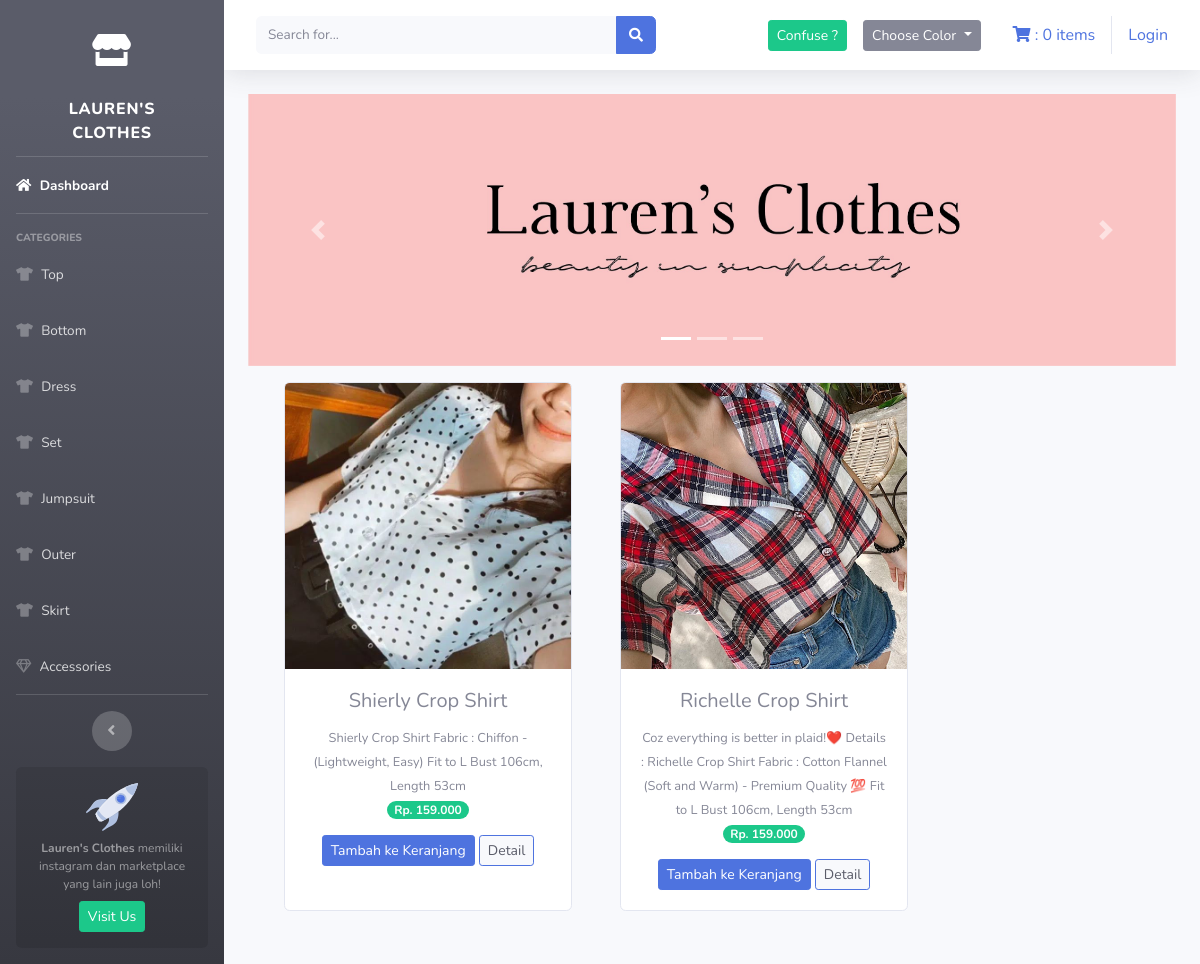
The page /index.php/kategori/top on the database its author committed.
### tables this page shows
CREATE TABLE `tb_barang` (
  `id_brg` int(11) NOT NULL,
  `nama_brg` varchar(120) NOT NULL,
  `keterangan` varchar(512) NOT NULL,
  `kategori` varchar(60) NOT NULL,
  `harga` int(11) NOT NULL,
  `stok` int(4) NOT NULL,
  `gambar` text NOT NULL,
  `warna` varchar(120) NOT NULL,
  `r_kenyamanan` int(10) NOT NULL,
  `r_harga` int(10) NOT NULL,
  `r_formalitas` int(10) NOT NULL,
  `c_review` int(11) NOT NULL DEFAULT 1
);

### application/controllers/kategori.php (called while the page is built, shortened)
<?php
class Kategori extends CI_Controller{
    public function top(){
        $data['top']= $this->model_kategori->data_top()->result();
        $this->load->view('templates/header');
        $this->load->view('templates/sidebar');
        $this->load->view('kategori/top', $data);
        $this->load->view('templates/footer');
    }
}

### index.php (called while the page is built, shortened)
<?php
require_once BASEPATH.'core/CodeIgniter.php';

### application/models/model_kategori.php (called while the page is built, shortened)
<?php
class Model_kategori extends CI_Model{
    public function data_top(){
        return $this->db->get_where("tb_barang", array('kategori'=>'top'));
    }
}

### application/views/kategori/top.php (the view, shortened to what this page needs)
<div class="container-fluid">
    <div id="carouselExampleIndicators" class="carousel slide" data-bs-ride="carousel">
        <ol class="carousel-indicators">
            <li type="button" data-bs-target="#carouselExampleIndicators" data-bs-slide-to="0" class="active"></li>
            <li type="button" data-bs-target="#carouselExampleIndicators" data-bs-slide-to="1"></li>
            <li type="button" data-bs-target="#carouselExampleIndicators" data-bs-slide-to="2"></li>
        </ol>
        <div class="carousel-inner">
            <div class="carousel-item active">
                <img src="<?php echo base_url('assets/img/slider0.jpg') ?>" class="d-block w-100" alt="...">
            </div>
        </div>
        <a class="carousel-control-prev" href="#carouselExampleIndicators" role="button" data-slide="prev">
            <span class="carousel-control-prev-icon" aria-hidden="true"></span>
        </a>
        <a class="carousel-control-next" href="#carouselExampleIndicators" role="button" data-slide="next">
            <span class="carousel-control-next-icon" aria-hidden="true"></span>
        </a>
    </div>
    <div class="row text-center mt-3">
        <?php foreach ($top as $brg) : ?>
            <div class="card ml-5 mb-4" style="width: 18rem;">
                <img src="<?php echo base_url() . '/uploads/' . $brg->gambar ?>" class="card-img-top" alt="...">
                <div class="card-body">
                    <h5 class="card-title"><?php echo $brg->nama_brg ?></h5>
                    <small><?php echo $brg->keterangan ?></small><br>
                    <span class="badge badge-pill badge-success mb-3">Rp. <?php echo number_format($brg->harga, 0, ',', '.')  ?></span> <br>
                    <?php echo anchor(
                        'dashboard/tambah_ke_keranjang/' . $brg->id_brg,
                        '<div class="btn btn-sm btn-primary">Tambah ke Keranjang</div>'
                    ) ?>
                    <?php echo anchor(
                        'dashboard/detail/' . $brg->id_brg,
                        '<div class="btn btn-sm btn-primary bg-light text-dark">Detail</div>'
                    ) ?>
                </div>
            </div>
        <?php endforeach ?>
    </div>
</div>

### rows shown on the page
tb_barang: gambar (picture), nama_brg "Shierly Crop Shirt", keterangan "Shierly Crop Shirt Fabric : Chiffon - (Lightweight, Easy) Fit to L Bust 106cm, Length 53cm", harga "159.000", id_brg "Tambah ke Keranjang", id_brg "Detail"
tb_barang: gambar (picture), nama_brg "Richelle Crop Shirt", keterangan "Coz everything is better in plaid!❤️ Details : Richelle Crop Shirt Fabric : Cotton Flannel (Soft and Warm) - Premium Quality 💯 Fit to L Bust 106cm, Length 53cm", harga "159.000", id_brg "Tambah ke Keranjang", id_brg "Detail"

### other values the page prints
$this->cart->total_items() "0"
anchor('auth/login', 'Login') "Login"
